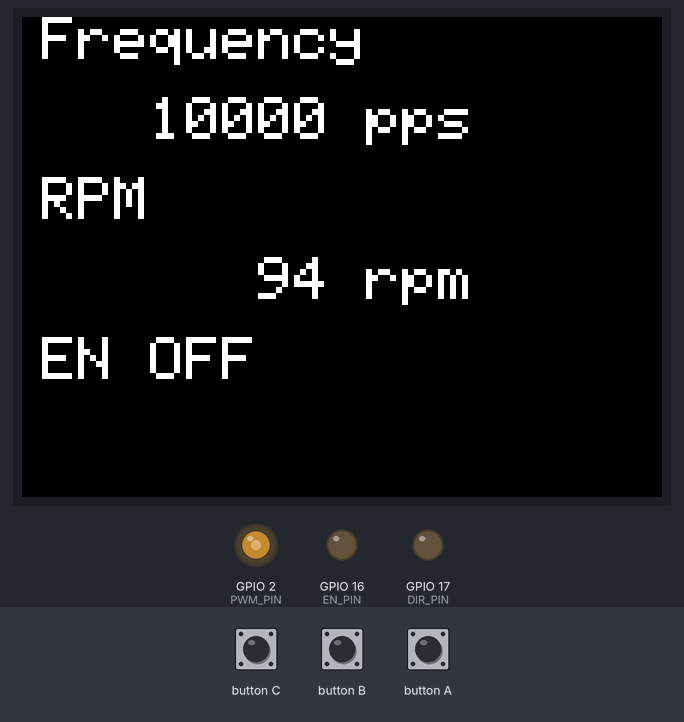
A sketch run on a simulated ESP32. Shown: 320×240 colour display, output pins drawn as LEDs (lit = HIGH). Inputs (shaded band) come from the test bench. Pins used as bus, display or sensor lines are not drawn; what the sketch prints to the serial monitor is not drawn.

Above: at 1.3 s.
1.4 s: button B pressed for 0.15 s
At 2.2 s:
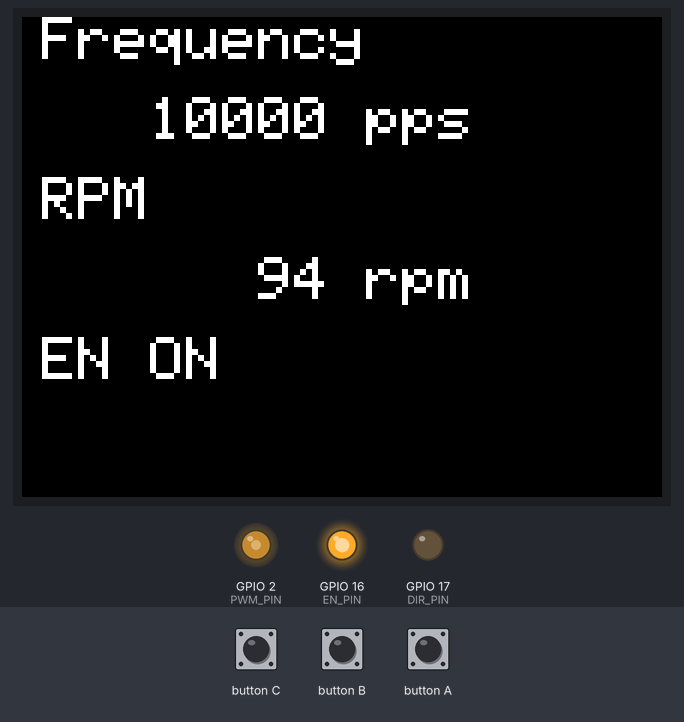
3.0 s: button A pressed for 0.15 s
At 3.5 s:
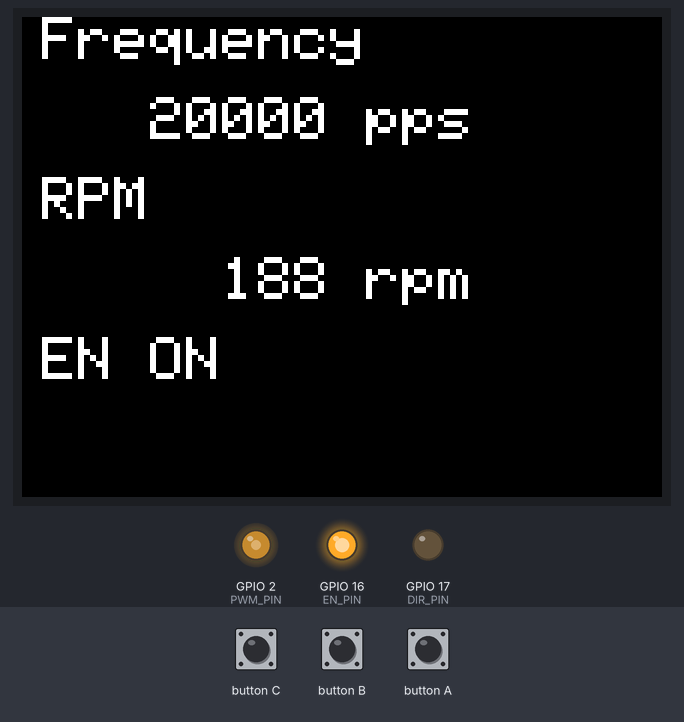
4.6 s: button B pressed for 1 s
At 5.9 s:
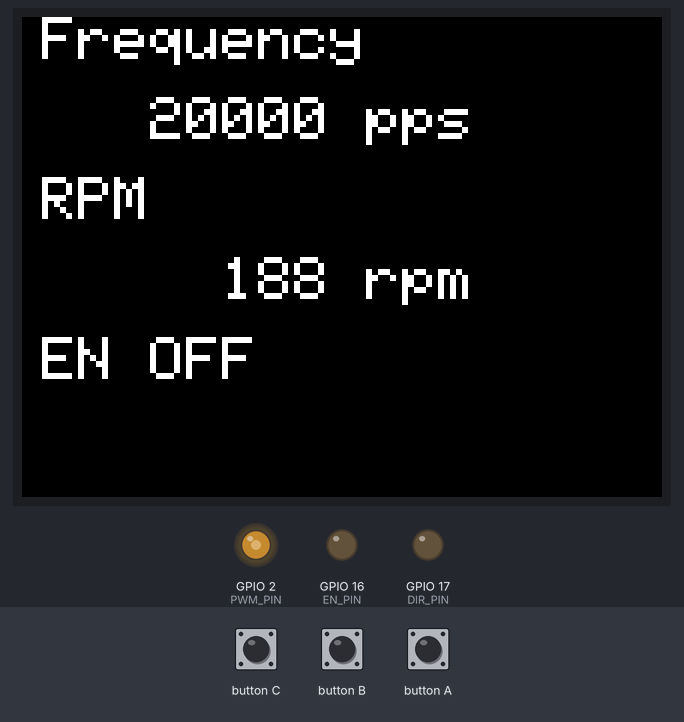
7.1 s: button A pressed for 1 s
At 7.8 s:
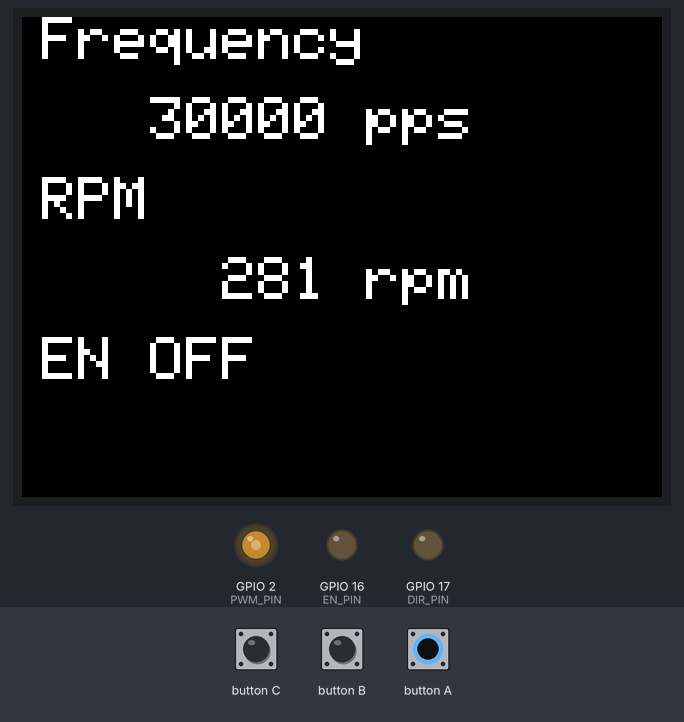
Timing chart, 0 to 10.1 s (numbered marks = the images above; inputs shaded):
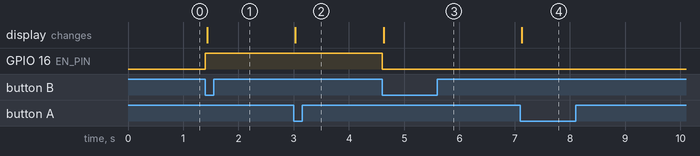

The sketch:

DRV5452.ino
```cpp
//	TB6559FG.ino
//
// https://coskxlabsite.stars.ne.jp/html/for_students/M5Stack/PWMTest/PWMTest2.html
//
#include <M5Stack.h>

#define	DUTY_BITS		8
#define	MAX_FREQ_PWM	320000.0
#define	MIN_FREQ_PWM	10000.0
#define	DUTY_VALUE		128
										// PWM周波数の最大値 Maxfreq = 80000000.0/2^n[Hz] = 312500[Hz]
#define	PWM_CH		2	// PWMチャンネル
#define	PWM_PIN		2	// PWM出力に使用するGPIO PIN番号
#define	NSLEEP_PIN	5
#define	EN_PIN		16
#define	DIR_PIN		17

double	g_nFreqPWM		= MIN_FREQ_PWM;	//
bool g_bEnable			= false;

////////////////////////////////////////
//
void DisplayValue()
{
	M5.Lcd.setCursor(10, 0);
	M5.Lcd.setTextSize(3);
//	M5.Lcd.setTextFont(3);
	M5.Lcd.print("Frequency");
	M5.Lcd.setCursor(10, 40);
	M5.Lcd.printf("  %6.0f pps ", g_nFreqPWM);
	M5.Lcd.setCursor(10, 80);
	M5.Lcd.print("RPM");
	M5.Lcd.setCursor(10, 120);
	M5.Lcd.printf("  %6.0f rpm ", (g_nFreqPWM * 60 / 6400));
	M5.Lcd.setCursor(10, 160);
	M5.Lcd.printf("EN %s",  g_bEnable ? "ON " : "OFF");
}

////////////////////////////////////////
//
void setup()
{
	M5.begin();
//	delay(10);
	M5.Power.begin();
//	delay(10);
	Serial.begin(115200);
//	delay(10);

	DisplayValue();

	pinMode(PWM_PIN,	OUTPUT);
	pinMode(NSLEEP_PIN,	OUTPUT);
	pinMode(EN_PIN,		OUTPUT);
	pinMode(DIR_PIN,	OUTPUT);

	digitalWrite(NSLEEP_PIN, HIGH);
	digitalWrite(EN_PIN, LOW);
	digitalWrite(DIR_PIN, LOW);

	// チャンネルと周波数の分解能を設定
	ledcSetup(PWM_CH, 0, DUTY_BITS);

	// PWM出力ピンとチャンネルの設定
	ledcAttachPin(PWM_PIN, PWM_CH);

	// デューティーの設定と出力開始
	ledcWrite(PWM_CH, DUTY_VALUE);
}

////////////////////////////////////////
//
void loop()
{
	int nLastFreqPWM = g_nFreqPWM;
	bool bLastEnable = g_bEnable;

	//static int ValueIndex = 0;
	M5.update();

	if (M5.BtnA.wasPressed()) {
		g_nFreqPWM += 10000.0;

		if (g_nFreqPWM > MAX_FREQ_PWM)
			g_nFreqPWM = MAX_FREQ_PWM;

		Serial.printf("%.1f\r\n", g_nFreqPWM);
	}

	if (M5.BtnB.wasPressed()) {
		if (g_bEnable) {
			g_bEnable = false;
			ledcSetup(PWM_CH, 0, DUTY_BITS);

		} else {
			g_bEnable = true;
			ledcSetup(PWM_CH, g_nFreqPWM, DUTY_BITS);
		}

		digitalWrite(EN_PIN, g_bEnable ? HIGH : LOW);
	}

	if (M5.BtnC.wasPressed()) {
		g_nFreqPWM -= 10000.0;

		if (g_nFreqPWM < MIN_FREQ_PWM)
			g_nFreqPWM = MIN_FREQ_PWM;

		Serial.printf("%.1f\r\n", g_nFreqPWM);
	}

	if (bLastEnable != g_bEnable)
		DisplayValue();

	if (nLastFreqPWM != g_nFreqPWM) {

//		M5.Speaker.tone(523.251, 200); //Peett
//		M5.Speaker.tone(659.255, 200); //Peett
//		M5.Speaker.tone(783.991, 200); //Peett

		DisplayValue();

		// チャンネルと周波数を更新
		if (g_bEnable)
			ledcSetup(PWM_CH, g_nFreqPWM, DUTY_BITS);
		else
			ledcSetup(PWM_CH, 0, DUTY_BITS);

		// 出力再開
//		ledcWrite(PWM_CH, DUTY_VALUE);
	}
}
```

Measured:
- after the input at 1.4 s, GPIO 16 (EN_PIN): LOW → HIGH at once; the display: changes at once (image 1)
- after the input at 3.0 s, the display: changes at once (image 2)
- after the input at 4.6 s, GPIO 16 (EN_PIN): HIGH → LOW at once; the display: changes at once (image 3)
- after the input at 7.1 s, the display: changes at once (image 4)
